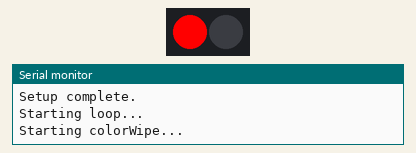
Recording of a sketch running on a simulated Arduino Uno, built with avr-gcc and run on an emulated ATmega328P. Shown: 2 RGB LEDs in strip order, left to right, the last lines printed to the serial monitor.

Above: at 0.1 s.
At 2.6 s:
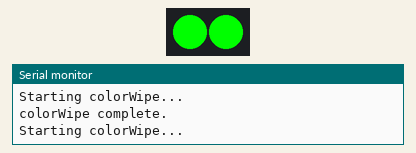
At 4.6 s:
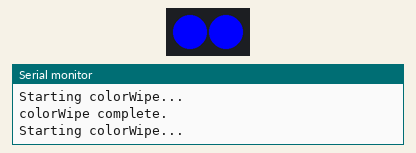
At 36.6 s:
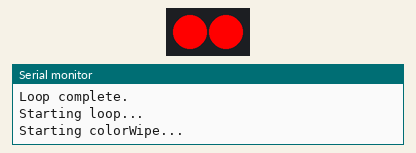
Timing chart, 0 to 40.0 s (numbered marks = the images above):
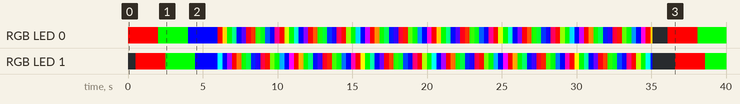

Measured:
- by itself, RGB LED 0: off → RGB(255, 0, 0) at 0.01 s, → RGB(0, 255, 0) 2.0 s later, → RGB(0, 0, 255) 2.0 s later, → RGB(255, 0, 0) 2.0 s later, … (98 changes in this stretch)
- by itself, RGB LED 1: off → RGB(255, 0, 0) at 0.51 s, → RGB(0, 255, 0) 2.0 s later, → RGB(0, 0, 255) 2.0 s later, → RGB(0, 255, 255) 1.5 s later, … (98 changes in this stretch)

The sketch:

Test-led.ino
```cpp
#include <Adafruit_NeoPixel.h>

// Define parameter
#define PIN        5   // Pin connected to the Arduino
#define NUMPIXELS 2    // Number of LEDs

// Set up NeoPixel
Adafruit_NeoPixel strip = Adafruit_NeoPixel(NUMPIXELS, PIN, NEO_GRB + NEO_KHZ800);

void setup() {
  Serial.begin(9600); // Start serial communication for debugging
  Serial.println("Starting setup...");

  strip.begin();  // Initialize the NeoPixel library
  strip.show();   // Turn off all LEDs at the beginning
  Serial.println("Setup complete.");
}

void loop() {
  Serial.println("Starting loop...");

  colorWipe(strip.Color(255, 0, 0), 500); // Red
  delay(1000);
  colorWipe(strip.Color(0, 255, 0), 500); // Green
  delay(1000);
  colorWipe(strip.Color(0, 0, 255), 500); // Blue
  delay(1000);

  rainbowCycle(20);                      // Rainbow loop effect
  clearLights();                         // Turn off all lights
  delay(1000);                           // Delay 1s
  Serial.println("Loop complete.");
}

// Light up LEDs one by one
void colorWipe(uint32_t color, int wait) {
  Serial.println("Starting colorWipe...");
  for (int i = 0; i < strip.numPixels(); i++) {
    strip.setPixelColor(i, color); // Set color
    strip.show();
    delay(wait);
  }
  Serial.println("colorWipe complete.");
}

// Rainbow cycle effect
void rainbowCycle(int wait) {
  Serial.println("Starting rainbowCycle...");
  int firstPixelHue = 0;
  for (int a = 0; a < 5; a++) {  // Loop 5 times through the rainbow
    for (int b = 0; b < 256; b++) { // Create colors for each position in the rainbow cycle
      for (int i = 0; i < strip.numPixels(); i++) {
        int pixelHue = firstPixelHue + (i * 65536L / strip.numPixels());
        strip.setPixelColor(i, strip.gamma32(strip.ColorHSV(pixelHue)));
      }
      strip.show();
      firstPixelHue += 65536 / 90;  // Increase hue
      delay(wait);
    }
  }
  Serial.println("rainbowCycle complete.");
}

// Turn off all lights
void clearLights() {
  Serial.println("Clearing lights...");
  for (int i = 0; i < strip.numPixels(); i++) {
    strip.setPixelColor(i, strip.Color(0, 0, 0));
  }
  strip.show();
  Serial.println("All lights cleared.");
}
```
